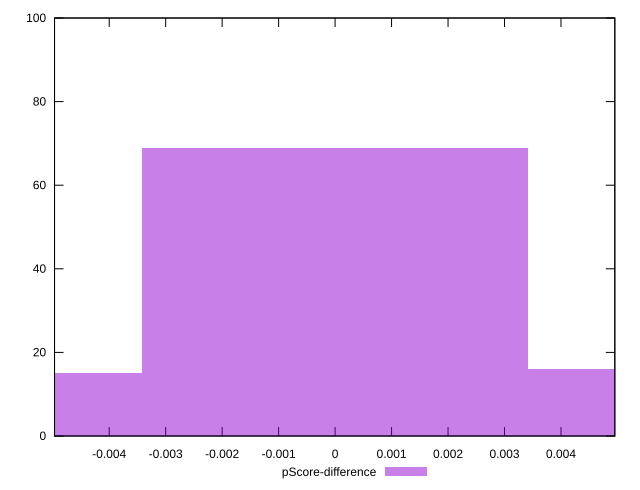

Reproduce this figure in gnuplot.
reset

$pScoreDifference <<EOF
-0.00682602311225178 15
0 69
0.00682602311225178 16
EOF

set key outside below
set boxwidth 0.00682602311225178
set xrange [-0.004968188390455763:0.004953399780536827]
set yrange [0:100]
set trange [0:100]
set style fill transparent solid 0.5 noborder
set terminal svg size 640, 490 enhanced background rgb 'white'
set output "reports/report_00027_2021-02-24T12-40-31.850Z/interactive/samples/astro/pScore-difference/histogram.svg"

plot $pScoreDifference title "pScore-difference" with boxes

reset
